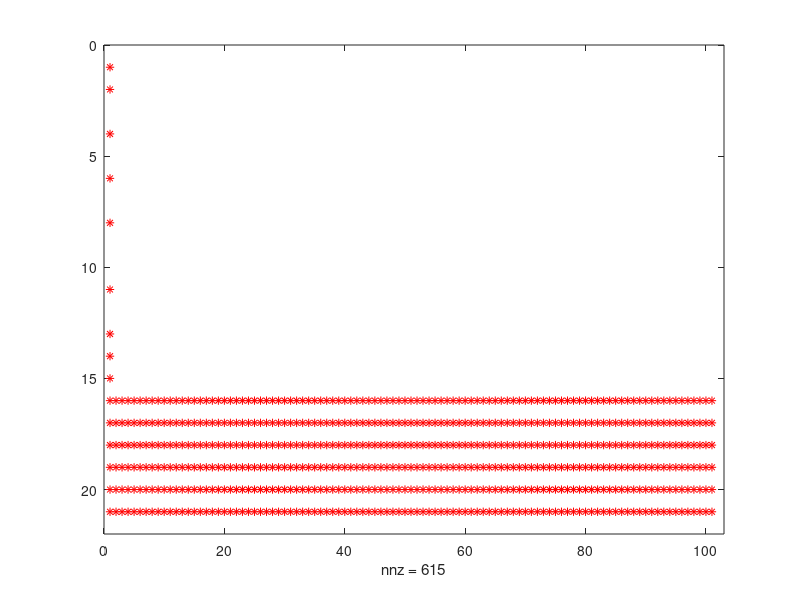

MATLAB code for this plot:
clear
close all

n=100  %surfacewidth
[X,Y] = meshgrid(0:n, 0:20);


colors = ones(size(X)); %colors has ones everywhere besides row 1,2==0

colors(1:5, :) = 0;



a=1         %parameters a and b for the probability of adsorbens number 1 and 2
b=100
 

% find starting row of 1's for each column

for i=1:length(colors)
    surface(i)=find(colors(:,i),1)
end

% setting the etching circles
for number_of_etching=1:10

% probability of colors2=green dots to place on red (surface)
for n=1:length(colors)

   Z=a+(b-a).*rand(1,1);
             if Z>0
                colors2(surface(n)-1,n)=1
             else 
                colors2(surface(n),n)=0
             end
end

% probability of colors3 =blue dots to place on the row above
colors3=zeros(size(X));
for m=1:length(colors)
      Z=a+(b-a).*rand(1,1);
             if Z>0
                colors3(surface(m)-2,m)=1
             else 
                colors3(surface(m),m)=0
             end
end





%changes the surface, when green and blue dots are above

for column = 1:length(colors(1,:)+1)
    if colors2(surface(column)-1,column) && colors3(surface(column)-2,column)==1
         surface(1,column)= surface(1,column)+1  
        
    

     end

                 
                 
end               
end
% creates out of surface (just array) a 2D spy diagramm with picture as
% function
 picture=ones(size(X))   

 for k=2:length(surface)
    if surface(1,k)~=0
         picture(surface(1,k),k)=1
         
         picture(1:surface(1,k)-1,k)=0
        
%          sideetching with a chance of 20% in the picture
% right side

        for i=3:surface(1,k)
         Er=a+(b-a).*rand(1,1);
             if Er>50
                  picture(i-2,k+1)=0
             end
        end

% left side
        for j=3:surface(1,k)
            
         El=a+(b-a).*rand(1,1);
             if El>50
                  picture(j-2,k-1)=0
             end
        end
    end
 end
 
  
 
       
     
%          
   


   % plot the grid
spy(picture,'r')

% spy(surface,'r')
% figure
% hold on
% 
% spy(colors,'r')
% hold on
% spy(colors2,'g')
% hold on
% spy(colors3,'b')
% hold on
% 
% xlabel('X'); % // Label the X and Y axes
% ylabel('Y');
% title('Initial Grid');
% grid on














